Frame 1 (no input): blank canvas, image omitted
Frame 60 (no input): blank canvas, image omitted
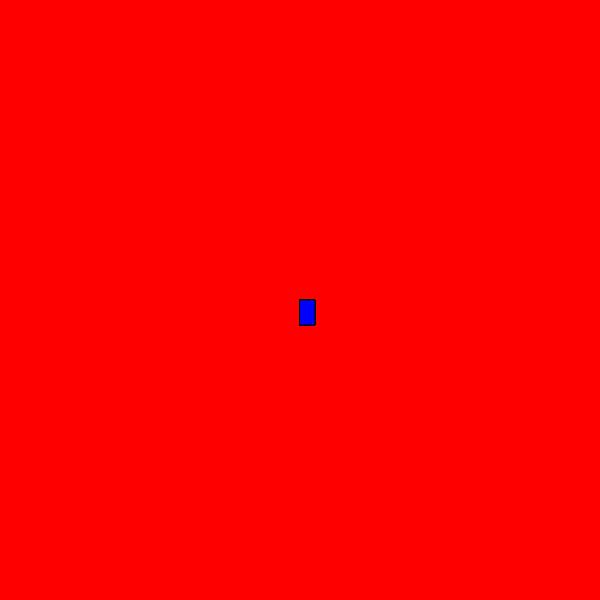
Frame 120 (the mouse pressed at the canvas centre since frame 60)

The p5.js sketch whose frames 1 and 60 were blank and that drew this single picture after the mouse press (run headless with seeded random() and noise() and a simulated clock; from frame 60 on, the mouse is pressed at the canvas centre):

// p5.js sketch
// ── sketch.js
function setup() {
    createCanvas(600, 600);
    background("red");
  }
  
  function draw() {
    
  
    stroke("black");
    fill("blue");
  
    // console.log(mouseIsPressed);
  
    if (mouseIsPressed) {rect(mouseX, mouseY, 15, 25);
    }
    
  }
  
